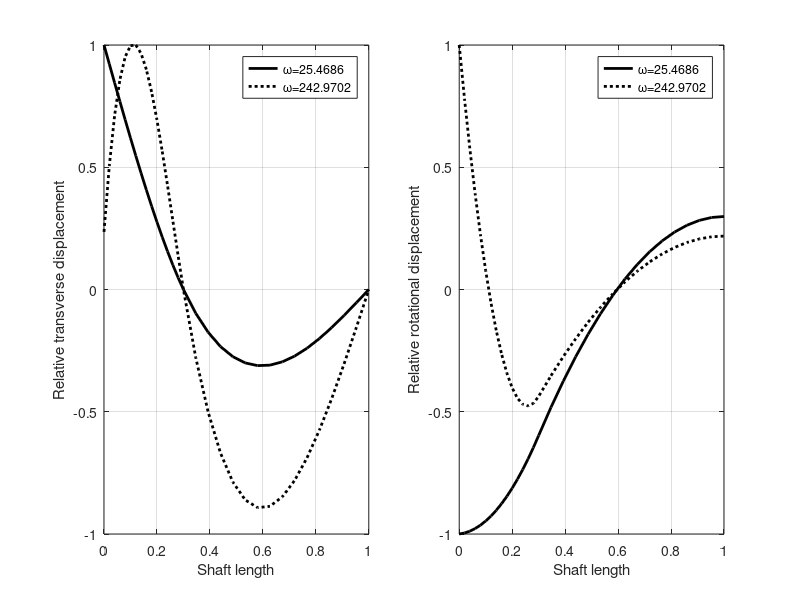

The MATLAB source for this figure:
clearvars;
clc;

%% input
E = 2.1e+11;
d = 0.01;        %shaft dia
rho = 0;        %shaft density

md1 = 5; % in kg
Id1 = 0.02; %md1*D1^2/16; % in kg-m^2

mass = [1,   md1,   Id1];  %1st column node 2nd colum mass 3rd column Id

nele = 2;
connect = [1, 1, 2;
           2, 2, 3];   % First Column is element number
                  % Second & Third Column are Nodes (in sequence)
coord = [1, 0;       % first column node second column x coodinate
         2, 0.3;
         3, 1];
       

bc_data = [2, 1;     % First Column is Node number
           3, 1];     % Second column is prescribed local dof
                    % dof 1 for v and 2 for phi

% Mass an stifness matrix

M = zeros(2*(nele+1));
K = zeros(2*(nele+1));

for i= 1:nele
    nd1 = connect(i,2);
    nd2 = connect(i,3);
    x1  = coord(nd1,2);
    x2  = coord(nd2,2);
    l = x2-x1;
    A=pi*d^2/4;
    m(:,:,i) = rho*A*l/420*[156     22*l    54      -13*l;
                            22*l    4*l^2   13*l    -3*l^2;
                            54      13*l    156     -22*l;
                            -13*l   -3*l^2  -22*l   4*l^2];
    if size(mass)>0                    
    if any(mass(:,1)==nd1)      %checking for disc at left node of element
        ii = find(mass(:,1)==nd1);
        m(1,1,i) = m(1,1,i) + mass(ii,2);
        m(2,2,i) = m(2,2,i) + mass(ii,3);
    end
    if i==nele                  % checking for disc at right side of last element
        if any(mass(:,1)==nd2)
            ii = find(mass(:,1)==nd2);
            m(3,3,i) = m(3,3,i) + mass(ii,2);
            m(4,4,i) = m(4,4,i) + mass(ii,3);
        end
    end
    end
       
    I =pi*d^4/64;
   
    k(:,:,i) = E*I/l^3 *[12     6*l     -12     6*l;
                         6*l    4*l^2   -6*l    2*l^2;
                         -12    -6*l    12      -6*l;
                         6*l    2*l^2   -6*l    4*l^2];
                     
    %Assembly
   
    vec = [2*nd1-1, 2*nd1, 2*nd2-1, 2*nd2];
    M(vec,vec) = M(vec,vec)+ m(:,:,i);
    K(vec,vec) = K(vec,vec)+ k(:,:,i);
end

% imposition of boundary condition
supp_dof = [];      % dof to be suppressed.
for i = 1:size(bc_data,1)
    nd = bc_data(i,1);
    dof = bc_data(i,2);
    Gdof = 2*(nd-1)+dof;        %finding the global DOF of given BC
    supp_dof = [supp_dof , Gdof];
end

supp_dof = sort(supp_dof);


% Reducing Global matrix (Imposition of Boundary condition)
% ---------------------------------------------------------
K_red = K;
M_red = M;
for i = 1:size(supp_dof,2)
    dof = supp_dof(i);  %Getting the Global DOF of Given BC
    if (dof == 1)       %Loop for reducing global matrix
        K_red = K_red(dof+1:end, dof+1:end);
        M_red = M_red(dof+1:end, dof+1:end);
    elseif (dof == 2*(nele+1))
            K_red = K_red(1:dof-1, 1:dof-1);
            M_red = M_red(1:dof-1, 1:dof-1);
    else
        K_red = K_red([1:dof-1, dof+1:end],[1:dof-1, dof+1:end]);
        M_red = M_red([1:dof-1, dof+1:end],[1:dof-1, dof+1:end]);
    end
    if (i~=size(supp_dof,2))    %for considering the already reduced steps
        supp_dof(i+1:end) = supp_dof(i+1:end)-1;
    end
end

D = K_red\M_red;
[eig_vec,eig_val] = eig(D);
mode = [];
wnf=[];
for i=1:size(eig_val,2)
    if eig_val(i,i)~=0
        wnf = [wnf,sqrt(1/eig_val(i,i))];
        mode = [mode, eig_vec(:,i)];%/max(abs(eig_vec(:,i)))];
    end
end

for i =1:length(wnf)-1      %arranging in asceending order
    if wnf(i)>wnf(i+1)
        temp_wnf = wnf(i);
        wnf(i) = wnf(i+1);
        wnf(i+1) = temp_wnf;
        temp_mode(:,1) = mode(:,i);
        mode(:,i) = mode(:,i+1);
        mode(:,i+1) = temp_mode(:,1);
    end
end
wnf
% updating boundary condition

for i = 1:size(bc_data,1)
    nd = bc_data(i,1);
    dof = bc_data(i,2);
    Gdof = 2*(nd-1)+dof;    %Finding global DOF
    if Gdof ==1
        mode = [zeros(1,size(mode,2));mode];
    else
        mode = [mode((1:Gdof-1),:);zeros(1,size(mode,2));mode((Gdof:end),:)];
    end
end

% Post processing


for i =1:length(wnf)
    x = [];
    v=[];
    phi=[];
    for ii= 1:nele
        nd1 = connect(ii,2);
        nd2 = connect(ii,3);
        x1  = coord(nd1,2);
        x2  = coord(nd2,2);
        l = x2-x1;
        x_n =x1:(x2-x1)/15:x2;
        v_n=[];
        phi_n=[];
        eta = mode(2*nd1-1:2*nd2,i);
        for j =1:length(x_n)
            z = x_n(j)-x1;
            N(1) = 1-(3*z^2/l^2)+(2*z^3/l^3);
            N(2) = z-(2*z^2/l)+(z^3/l^2);
            N(3) = (3*z^2/l^2)-(2*z^3/l^3);          
            N(4) = -(z^2/l)+(z^3/l^2);
            v_n(j) = N*eta;
            dN(1) = (-6*z/l^2)+(6*z^2/l^3);
            dN(2) = 1-(4*z/l)+(3*z^2/l^2);
            dN(3) = (6*z/l^2)-(6*z^2/l^3);
            dN(4) = (-2*z/l)+(3*z^2/l^2);
            phi_n(j) = dN*eta;
        end
        x = [x,x_n];
        v = [v,v_n];
        phi = [phi,phi_n];
    end
    V(:,i) = v'/max(abs(v));
    phi_x(:,i)  = phi'/max(abs(phi));

end

% ploting mode shape upto 4th mode

h = figure(1);
set(gcf, 'Position', get(0,'Screensize'));
subplot(1,2,1)

if(size(V,2) < 4)
    nmode = size(V,2);
else
    nmode = 4;
end


for i = 1:nmode
    if(i ==1)
        plot(x,V(:,i), '-k', 'LineWidth', 2, 'DisplayName',['\omega=',num2str(wnf(i))]);
    elseif (i ==2)
         plot(x,V(:,i), ':k', 'LineWidth', 2, 'DisplayName',['\omega=',num2str(wnf(i))]);
    elseif (i ==3)
         plot(x,V(:,i),'-.k', 'LineWidth', 2, 'DisplayName',['\omega=',num2str(wnf(i))]);
    elseif (i ==4)
         plot(x,V(:,i), '--k', 'LineWidth', 2, 'DisplayName',['\omega=',num2str(wnf(i))]);
    else
         plot(x,V(:,i), 'DisplayName',['\omega=',num2str(wnf(i))]);
    end
         
         
    hold on;
end
grid on;
%title ('Relative Transverse displacement with shaft length','fontsize',16);
ylabel('Relative transverse displacement');
xlabel('Shaft length');
legend('show');
hold on
subplot(1,2,2)
for i = 1:nmode
    if (i == 1)
        plot(x,phi_x(:,i), '-k' , 'LineWidth', 2,'DisplayName',['\omega=',num2str(wnf(i))]);
    elseif (i == 2)
        plot(x,phi_x(:,i), ':k' , 'LineWidth', 2,'DisplayName',['\omega=',num2str(wnf(i))]);
    elseif (i == 3)
        plot(x,phi_x(:,i), '-.k' , 'LineWidth', 2,'DisplayName',['\omega=',num2str(wnf(i))]);
    elseif (i == 2)
        plot(x,phi_x(:,i), '--k' , 'LineWidth', 2,'DisplayName',['\omega=',num2str(wnf(i))]);
    else
        plot(x,phi_x(:,i), ':k' , 'LineWidth', 2,'DisplayName',['\omega=',num2str(wnf(i))]);
    end
        hold on;
end
grid on;
%title ('Relative Rotational displacement with shaft legth','fontsize',16);
ylabel('Relative rotational displacement');
xlabel('Shaft length');
legend('show');
hold on
saveas(h,'Ch8_Q4_FEM','png');

% print solution
fid = fopen('Ch8_Q4_FEM.txt','w');
fprintf(fid,'Transverse Vibration - FEM\n\n');
fprintf(fid,'Number of Elements = %d\n',nele);
fprintf(fid,'Density of Shaft = %d\n',rho);

if(nele <= 6)
for i=1:nele
    fprintf(fid,'Element-%d\n',i);
    fprintf(fid,'----------\n\n');
    fprintf(fid,'Mass Matrix [M]%d\n',i);
    for ii = 1:4
        for jj=1:4
            fprintf(fid,'%.2f\t',m(ii,jj,i));
        end
        fprintf(fid,'\n');
    end
    fprintf(fid,'\n');
    fprintf(fid,'Stiffness matrix [K]%d\n',i);
    for ii = 1:4
        for jj=1:4
            fprintf(fid,'%.2f\t',k(ii,jj,i));
        end
        fprintf(fid,'\n');
    end
    fprintf(fid,'\n');
end
fprintf(fid,'Global Mass matrix [M]\n');
for ii = 1:2*(nele+1)
    for jj=1:2*(nele+1)
        fprintf(fid,'%.2e\t',M(ii,jj));
    end
    fprintf(fid,'\n');
end
fprintf(fid,'\n');
fprintf(fid,'Global Stiffness matrix [K]\n');
for ii = 1:2*(nele+1)
    for jj=1:2*(nele+1)
        fprintf(fid,'%.2e\t',K(ii,jj));
    end
    fprintf(fid,'\n');
end
fprintf(fid,'\n');
fprintf(fid,'Global Mass matrix after applying boundary condition [M]\n');
for ii = 1:size(M_red,1)
    for jj=1:size(M_red,2)
        fprintf(fid,'%.2e\t',M_red(ii,jj));
    end
    fprintf(fid,'\n');
end
fprintf(fid,'\n');
fprintf(fid,'Global Stiffness matrix after applying boundary condition [K]\n');
for ii = 1:size(K_red,1)
    for jj=1:size(K_red,2)
        fprintf(fid,'%.2e\t',K_red(ii,jj));
    end
    fprintf(fid,'\n');
end
fprintf(fid,'\n');
fprintf(fid,'A = [K]^-1 [M]\n');
for ii = 1:size(K_red,1)
    for jj=1:size(K_red,2)
        fprintf(fid,'%.2e\t',D(ii,jj));
    end
    fprintf(fid,'\n');
end
fprintf(fid,'\n');
fprintf(fid,'Natural frequencies\n');
fprintf(fid,'%.2f\n',wnf);
fprintf(fid,'Relative transverse displacement at each node\n');
for ii= 1:2:size(mode,1)
    for jj = 1:length(wnf)
        fprintf(fid,'%.4f\t',mode(ii,jj));
    end
    fprintf(fid,'\n');
end
fprintf(fid,'Relative Rotational displacement at each node\n');
for ii= 2:2:size(mode,1)
    for jj = 1:length(wnf)
        fprintf(fid,'%.4f\t',mode(ii,jj));
    end
    fprintf(fid,'\n');
end
end
fclose(fid);